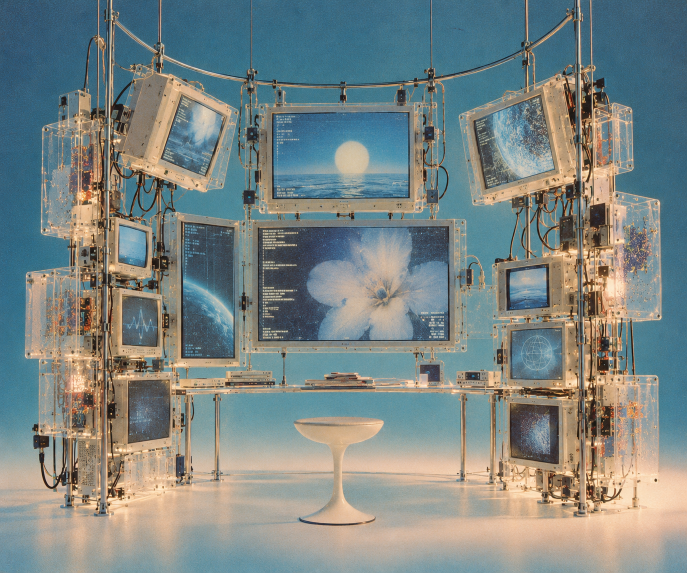
#> input picture references/final-reference.png, 1374 x 1145 px (shown at 1/2 size)
$ python extract_screens.py
#> lines starting #> are read from the running program, lines starting #| are printed output that depends on the picture
"""Extract each visible display independently from the approved photographic reference.
Run from any working directory with Python 3, Pillow and NumPy.
"""
from pathlib import Path
import hashlib
import json
import numpy as np
from PIL import Image, ImageDraw

ROOT = Path(__file__).resolve().parents[1]
SOURCE = ROOT / 'references/final-reference.png'
# Coordinates are clockwise: top-left, top-right, bottom-right, bottom-left.
SCREENS = {
    'upper_left':   ([(363,193),(448,234),(411,348),(326,313)], (512,640)),
    'upper_center': ([(551,229),(815,228),(816,394),(550,394)], (1024,640)),
    'upper_right':  ([(951,243),(1077,199),(1104,337),(974,375)], (640,768)),
    'center_main':  ([(522,456),(894,456),(894,677),(522,677)], (1280,768)),
    'portrait_left': ([(368,452),(465,462),(465,709),(367,709)], (384,1024)),
    'left_01':     ([(240,454),(291,467),(289,532),(240,523)], (384,512)),
    'left_02':     ([(247,596),(311,602),(311,691),(247,687)], (384,512)),
    'left_03':     ([(255,761),(335,761),(335,871),(255,882)], (384,512)),
    'right_01':    ([(1022,547),(1094,538),(1094,611),(1022,619)], (512,512)),
    'right_02':    ([(1023,661),(1117,657),(1117,753),(1023,752)], (512,512)),
    'right_03':    ([(1024,809),(1116,813),(1117,923),(1024,910)], (384,512)),
    # shortcut: only the unoccluded right section is available; replace with live content later.
    'desk':        ([(856,732),(876,732),(876,761),(856,761)], (256,256)),
}


def perspective_coefficients(quad, size):
    """Map output pixels back into the photographed quadrilateral."""
    w, h = size
    corners = [(0,0),(w-1,0),(w-1,h-1),(0,h-1)]
    rows, values = [], []
    for (x,y),(u,v) in zip(corners, quad):
        rows += [[x,y,1,0,0,0,-u*x,-u*y], [0,0,0,x,y,1,-v*x,-v*y]]
        values += [u,v]
    coefficients = np.linalg.solve(np.asarray(rows, dtype=float), np.asarray(values, dtype=float))
    for (x,y),(u,v) in zip(corners,quad):
        a,b,c,d,e,f,g,hc = coefficients
        denominator = g*x + hc*y + 1
        assert np.allclose([(a*x+b*y+c)/denominator,(d*x+e*y+f)/denominator],[u,v],atol=1e-6)
    return tuple(coefficients)


def main():
    source = Image.open(SOURCE).convert('RGB')
#> source is the input picture: PIL image 1374x1145 RGB; mean R, G, B 123.9, 133.7, 131.4
    assert source.size == (1374,1145), 'Reference dimensions changed; inspect and recalibrate quads.'
    assert len(SCREENS) == 12
    out_dir = ROOT / 'public/textures'
    out_dir.mkdir(parents=True, exist_ok=True)
    contact = Image.new('RGB', (1120,1050), '#d6d7d2')
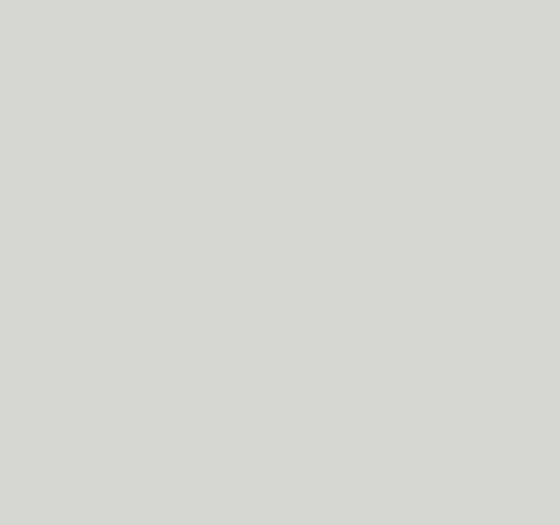
#> contact: PIL image 1120x1050 RGB (shown at 1/2 size); mean R, G, B 214, 215, 210
    draw = ImageDraw.Draw(contact)
    metadata = {
        'source': 'references/final-reference.png',
        'source_dimensions': list(source.size),
        'source_sha256': hashlib.sha256(SOURCE.read_bytes()).hexdigest(),
        'corner_order': ['top_left','top_right','bottom_right','bottom_left'],
        'method': 'Inverse planar homography; bicubic sampling; no denoising, sharpening or invented screen text.',
        'notes': [
            'Crops contain source photographic grain, reflections and unreadable generated text.',
            'Each source crop is only tens to hundreds of pixels wide. Larger output dimensions do not add detail.',
            'The desk display is partly occluded. Its output uses only the visible right section stretched to a square; this is an explicit placeholder, not a complete recovery.',
            'Aspect ratios behind foreshortening are estimates, because only a single view is available.'
        ],
        'screens': []
    }
    for i,(name,(quad,size)) in enumerate(SCREENS.items()):
        assert all(0 <= x < source.width and 0 <= y < source.height for x,y in quad)
        image = source.transform(size,Image.Transform.PERSPECTIVE,perspective_coefficients(quad,size),Image.Resampling.BICUBIC)
        image.save(out_dir / f'{name}.png',optimize=True)
        metadata['screens'].append({'id':'screen.'+name.replace('left_0','left.0').replace('right_0','right.0'), 'file':f'textures/{name}.png','source_quad':quad,'output_dimensions':list(size),'partial_source':name=='desk'})
        thumbnail = image.copy()
        thumbnail.thumbnail((252,292), Image.Resampling.LANCZOS)
        x=(i%4)*280+(280-thumbnail.width)//2
        y=(i//4)*350+32+(302-thumbnail.height)//2
        contact.paste(thumbnail,(x,y))
        draw.text(((i%4)*280+14,(i//4)*350+10),name,fill='#273947')
        draw.text(((i%4)*280+14,(i//4)*350+331),f'{size[0]} x {size[1]}',fill='#40505c')
#> this loop made 12 passes
#> pass 1, in main, `image = source.transform(size,Image.Transform.PERSPECTIVE,perspective_..`:
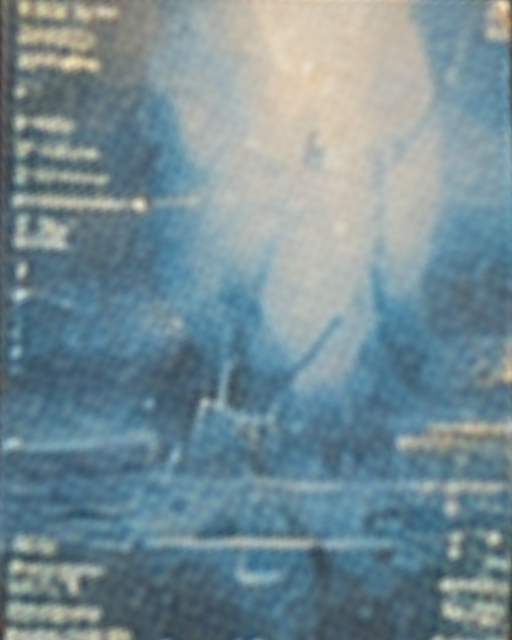
#> image: PIL image 512x640 RGB; mean R, G, B 117.9, 140.4, 148.5
#> pass 2, in main, `image = source.transform(size,Image.Transform.PERSPECTIVE,perspective_..`:
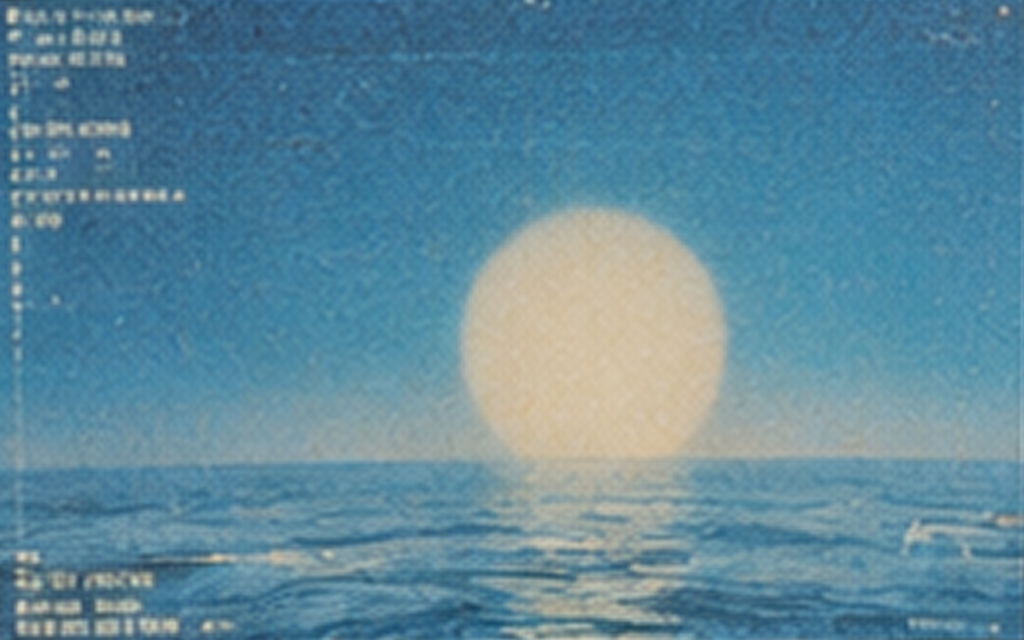
#> image: PIL image 1024x640 RGB; mean R, G, B 93.9, 136.2, 155
#> pass 3, in main, `image = source.transform(size,Image.Transform.PERSPECTIVE,perspective_..`:
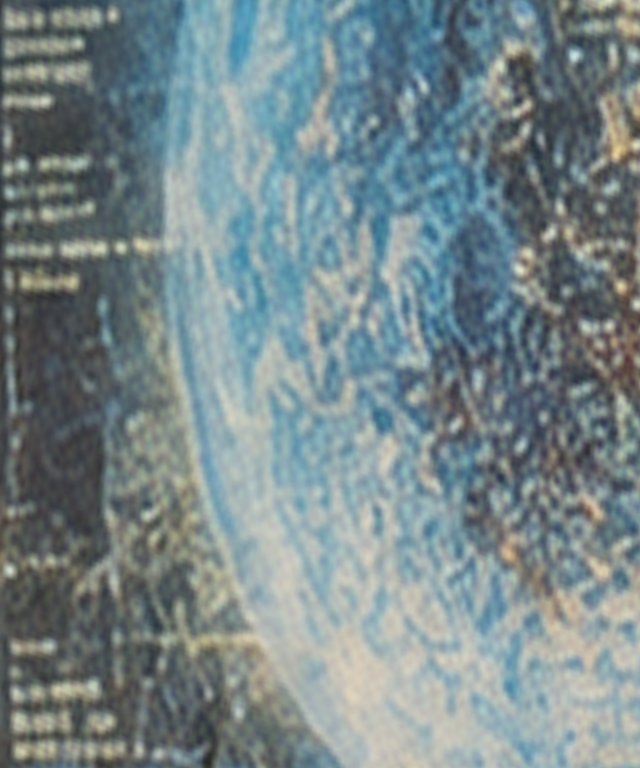
#> image: PIL image 640x768 RGB; mean R, G, B 120, 135.8, 138.5
#> after the loop:
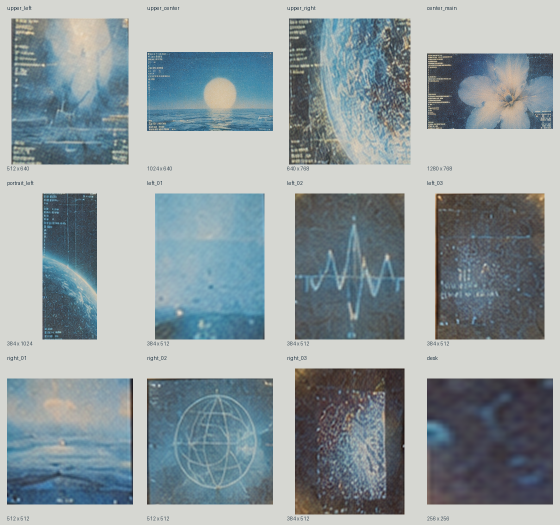
#> contact: PIL image 1120x1050 RGB (shown at 1/2 size); mean R, G, B 145.6, 156.8, 160.5
#> after the loop:
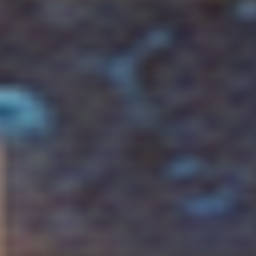
#> image: PIL image 256x256 RGB; mean R, G, B 66, 66.2, 79.5
    (ROOT/'references/screens.json').write_text(json.dumps(metadata,indent=2)+'\n')
    (ROOT/'validation').mkdir(exist_ok=True)
    contact.save(ROOT/'validation/texture-contact-sheet.jpg',quality=94)
    print(f'Extracted and verified {len(SCREENS)} independent screen textures.')

if __name__ == '__main__':
    main()
